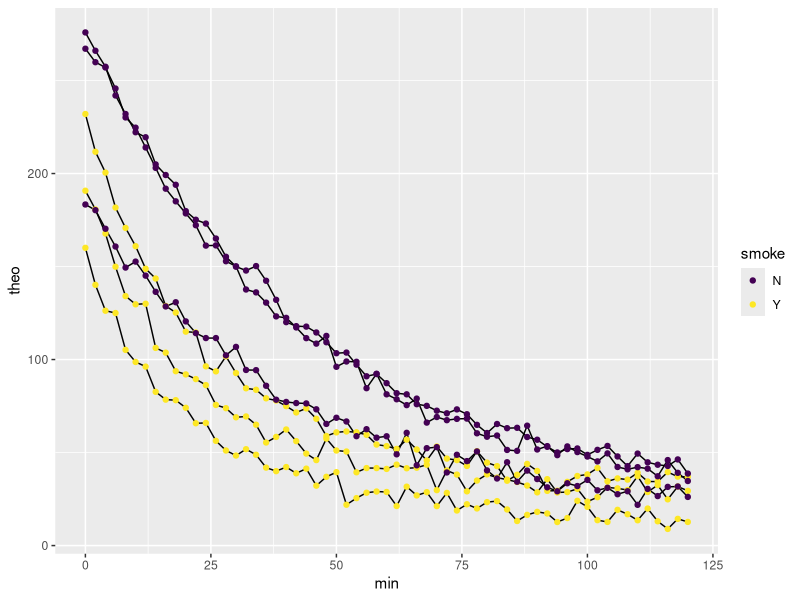
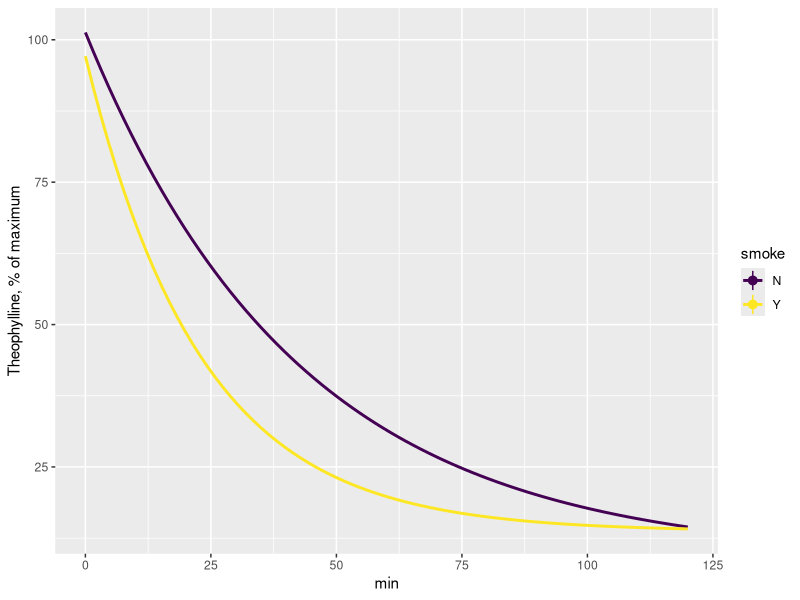

The R script that drew these images, in order:
## ---- chunk 1
library(tidyverse)
library(broom)
library(viridis)
library(knitr)
## ---- chunk 2

#stringsAsFactors prevents some warnings in later steps
smokers <- read.csv("datasets/smoketheo.csv", stringsAsFactors = F)
str(smokers)
nonsmokers <- read.csv("datasets/nosmoketheo.csv", stringsAsFactors = F)
str(nonsmokers)
## ---- chunk 3
smokers1 <- group_by(smokers, smoke, min) %>% 
  summarise(
    q=mean(c(q1,q2)),
    r=mean(c(r1,r2)),
    s=mean(c(s1,s2))
  ) 

nonsmokers1 <- group_by(nonsmokers, smoke, min) %>% 
  summarise(
    t=mean(c(t1,t2)),
    u=mean(c(u1,u2)),
    v=mean(c(v1,v2))
  )
#check to see if it worked!
str(smokers1); str(nonsmokers1)
## ---- chunk 4
smokers1.1 <- gather(smokers1, id, theo, -smoke, -min)

nonsmokers1.1 <- gather(nonsmokers1, id, theo, -smoke, -min)

theodata <- bind_rows(smokers1.1, nonsmokers1.1)

theodata
## ---- chunk 5
ggplot(theodata, aes(min, theo, group=id))+
  geom_line()+
  geom_point(aes(color=smoke))+
  scale_color_viridis(discrete=T)
## ---- chunk 6
output <- sapply(
  
  reps <- c("q", "r", "s", "t", "u", "v"),
  
  function(reps) nls(theo~(yhi-ylo)*exp(-k*min)+ylo, 
                     start=list(
                       yhi=200, 
                       ylo=50,
                       k=0.03),
                     data=subset(theodata, id==reps)
  ), 
  simplify = F
)

## ---- chunk 7

onephaseFits <- bind_rows(
  lapply(output, tidy)) %>% 
  add_column(
    reps=rep(reps, each=3), 
    .before=T)

kable(onephaseFits[seq(3,18,3),])
## ---- chunk 8
results <- select(
  onephaseFits[seq(3,18,3),], 
  reps, 
  estimate
  ) %>% 
  mutate(
    halflife=log(2)/estimate
    ) %>% 
  bind_cols(smoke=rep(c("Y", "N"), each=3)
            )
kable(results)

group_by(results, smoke) %>% 
  summarise(
    mean=mean(halflife),
    sd=sd(halflife)
    )

## ---- chunk 9
t.test(halflife~smoke, data=results, var.equal=T)
## ---- chunk 10
theodatapm <- group_by(theodata, id) %>% mutate(pmax=100*theo/max(theo))
theodatapm
## ---- chunk 11
ggplot(theodatapm, aes(min, pmax, color=smoke, group=smoke))+
  stat_summary(fun.data= "mean_sdl", 
               fun.args = list(mult=1)
               )+
  stat_smooth(method="nls",
              method.args=list(
                start=c(yhi=100, ylo=10, k=0.03)),
              formula="y~ylo+((yhi-ylo)*exp(-k*x))",
              se=F
              )+
  labs(y="Theophylline, % of maximum", 
       y="minutes"
       )+
  scale_color_viridis(discrete=T)
